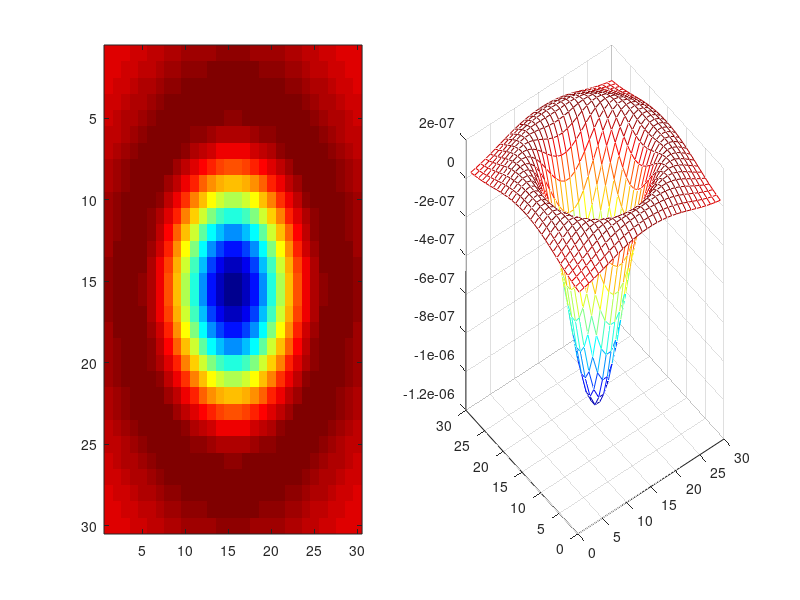

The MATLAB source for this figure:

%Student Dave's tutorial on:  Finding flies! lol :P
%this code uses blob analysis to find 
%Copyright Student Dave's Tutorials 2013
%if you would like to use this code, please feel free, just remember to
%reference and tell your friends! :)
%requires matlabs image processing toolbox

%you can get the fly footage here!  (notably, the free version is pretty low quality so
%tracking will have some issues ..you gotta tweaky it :-/
%http://footage.shutterstock.com/clip-978808-stock-footage-swarm-of-flies-buzzing-with-matte-for-easy-compositing-into-your-own-scenes.html

%What the heck does this code do!?
%the code tries to find the flies..but not just when they are very visual,
%but even when the are partially overlapping..how?!
% 1) Averaged background subtraction
% 2) Noise reduction via image smoothing using 2-d gaussian filter.
% 3) Threshold and point detection in binary image.

clear all;
close all;
set(0,'DefaultFigureWindowStyle','docked') %dock the figures..just a personal preference you don't need this.

base_dir = 'E:\Dropbox\Student_dave\flies_SD_frames\duplicates_removed\';


cd(base_dir);

%% get listing of frames so that you can cycle through them easily.
f_list =  dir('*jpeg');


%% initialize gaussian filter

%using fspecial, we will make a laplacian of a gaussian (LOG) template to convolve (pass over)
%over the image to find blobs!

hsizeh = 30  %you will need to iterative test these values two values. the bigger they are, the larger the blob they will find!
sigmah = 6   %
h = fspecial('log', hsizeh, sigmah)
subplot(121); imagesc(h)
subplot(122); mesh(h)
colormap(jet)


%% iteratively (frame by frame) find flies and save the X Y coordinates!
X = cell(1,length(f_list)); %detection X coordinate indice
Y = cell(1,length(f_list));  %detection Y coordinate indice

for i = 1:length(f_list)
    img_real = (imread(f_list(i).name)); %just for plottin purposes
    img_tmp = double(imread(f_list(i).name)); %load in the image and convert to double too allow for computations on the image
    img = img_tmp(:,:,1); %reduce to just the first dimension, we don't care about color (rgb) values here.
 
    %do the blob filter!
    blob_img = conv2(img,h,'same');
    
    %threshold the image to blobs only: you'll need to decide what your
    %threshold level is..you can use your eyes or a histogram :P
    idx = find(blob_img < 0.7); 
    blob_img(idx) = nan ;
    
    %now we have an image of hills and valleys..some are distinct, some
    %overlap..but you can still see the peak...most of the time.
    %use this GREAT 2-d local max/min finder 
    %http://www.mathworks.com/matlabcentral/fileexchange/12275-extrema-m-extrema2-m
    %it find the blob peak indices for this video, there should be ~11
    [zmax,imax,zmin,imin] = extrema2(blob_img);
    [X{i},Y{i}] = ind2sub(size(blob_img),imax);
    
    %for plotting
    %%{
    clf
    %subplot(211);   
    %imagesc(blob_img)
    %    axis off
    %subplot(212)
    imshow(img_real)
    hold on
    for j = 1:length(X{i})
        plot(Y{i}(j),X{i}(j),'or')
    end
    axis off
    pause
    %}
    
    i
end

%save it!
save('raw_fly_detections.mat',  'X','Y')

%now, move on to the multi object tracking code!









